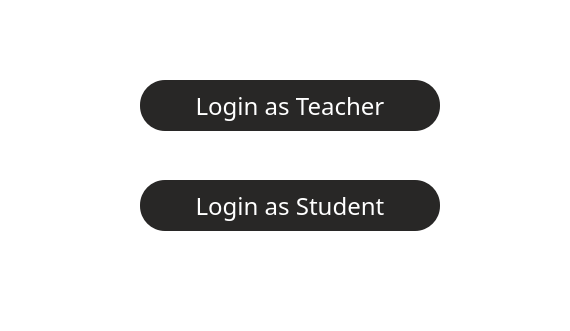
<?xml version="1.0" encoding="UTF-8"?>
<ui version="4.0">
 <class>MainWindow</class>
 <widget class="QMainWindow" name="MainWindow">
  <property name="geometry">
   <rect>
    <x>0</x>
    <y>0</y>
    <width>570</width>
    <height>331</height>
   </rect>
  </property>
  <property name="windowTitle">
   <string>MainWindow</string>
  </property>
  <widget class="QWidget" name="centralwidget">
   <widget class="QFrame" name="frame">
    <property name="geometry">
     <rect>
      <x>0</x>
      <y>0</y>
      <width>571</width>
      <height>331</height>
     </rect>
    </property>
    <property name="frameShape">
     <enum>QFrame::StyledPanel</enum>
    </property>
    <property name="frameShadow">
     <enum>QFrame::Raised</enum>
    </property>
    <widget class="QLabel" name="label">
     <property name="geometry">
      <rect>
       <x>0</x>
       <y>0</y>
       <width>571</width>
       <height>331</height>
      </rect>
     </property>
     <property name="styleSheet">
      <string notr="true">background-color:rgb(255, 255, 255)</string>
     </property>
     <property name="text">
      <string/>
     </property>
    </widget>
    <widget class="QPushButton" name="teacher_login">
     <property name="geometry">
      <rect>
       <x>140</x>
       <y>80</y>
       <width>300</width>
       <height>51</height>
      </rect>
     </property>
     <property name="font">
      <font>
       <family>Sitka Heading</family>
       <pointsize>18</pointsize>
      </font>
     </property>
     <property name="styleSheet">
      <string notr="true">QPushButton:hover {
    background-color:rgb(167, 65, 74);  
   color:rgb(40, 39, 38)

}

QPushButton{
border:none;
background-color:rgb(40, 39, 38);
color:rgb(255, 255, 255);
border-radius:25px
}
</string>
     </property>
     <property name="text">
      <string>Login as Teacher</string>
     </property>
    </widget>
    <widget class="QPushButton" name="student_login">
     <property name="geometry">
      <rect>
       <x>140</x>
       <y>180</y>
       <width>300</width>
       <height>51</height>
      </rect>
     </property>
     <property name="font">
      <font>
       <family>Sitka Heading</family>
       <pointsize>18</pointsize>
      </font>
     </property>
     <property name="styleSheet">
      <string notr="true">QPushButton:hover {
    background-color:rgb(167, 65, 74);  
   color:rgb(40, 39, 38)

}

QPushButton{
border:none;
background-color:rgb(40, 39, 38);
color:rgb(255, 255, 255);
border-radius:25px
}
</string>
     </property>
     <property name="text">
      <string>Login as Student</string>
     </property>
    </widget>
   </widget>
  </widget>
 </widget>
 <resources>
  <include location="C:/Users/HP/Downloads/google site/icons.qrc"/>
 </resources>
 <connections/>
</ui>
